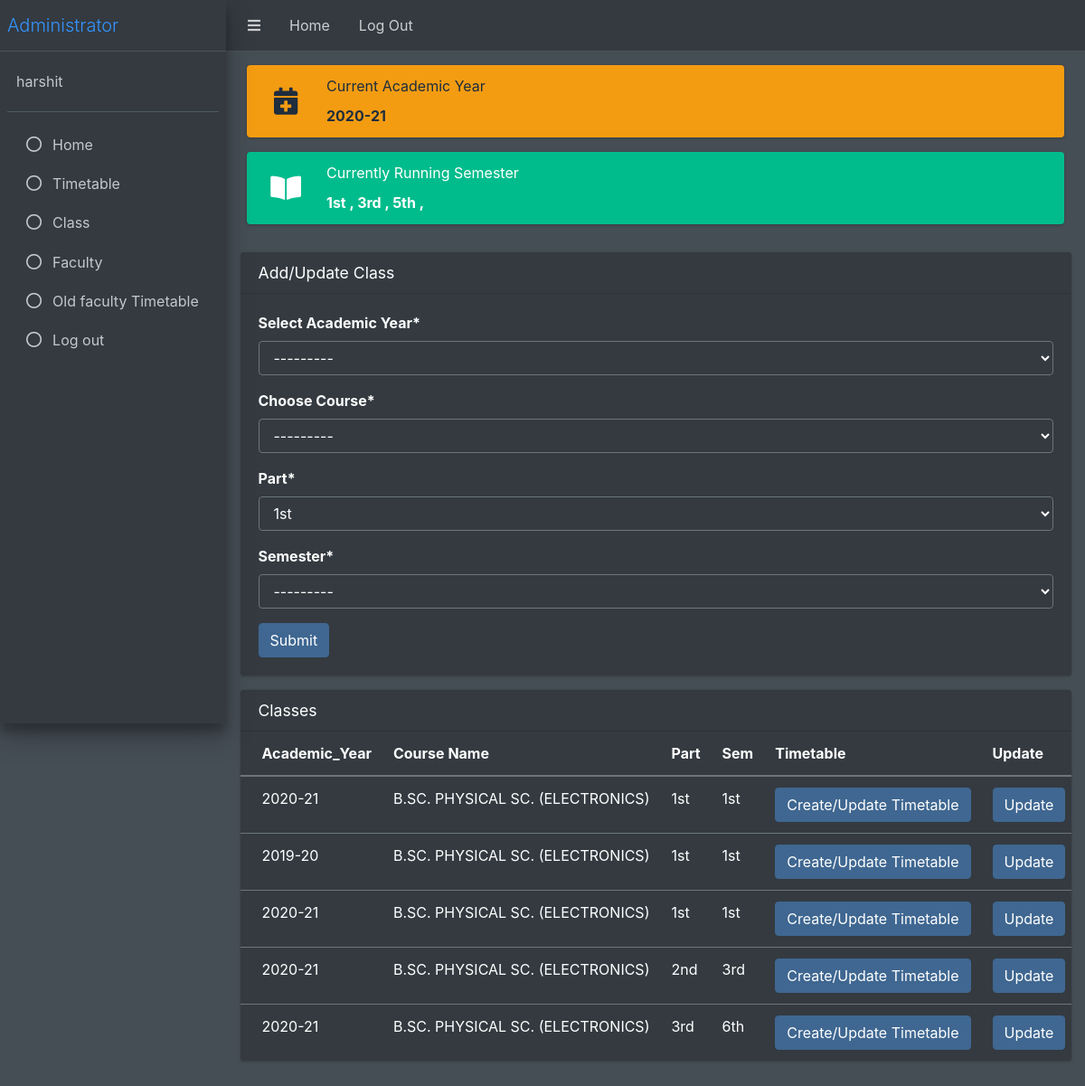
Page /Create_Class (signed in) on the committed database.
### webapp/models.py (models this page shows, shortened)
class year(models.Model):
    academic_year = models.CharField(max_length=100, default="2019-20", verbose_name="Academic Year")
    show = models.BooleanField(verbose_name="Tick if this is the current year")
    def __str__(self):
        return str(self.academic_year)

class sem(models.Model):
    semester = models.CharField(max_length=100, choices=SEM_CHOICES, default='1st', null=True,
                                verbose_name="Choose Semester")
    show1 = models.BooleanField(verbose_name="Tick if this is the current going semester")
    def __str__(self):
        return str(self.semester)

class Course(models.Model):
    course_code = models.CharField(max_length=10, default="CODE", unique=True)
    course_name = models.CharField(max_length=200, default="Name", unique=True)
    def __str__(self):
        return str(self.course_name)

class table1(models.Model):
    academic_year1 = models.ForeignKey('year', on_delete=models.CASCADE, null=True, verbose_name="Select Academic Year")
    course_name = models.ForeignKey('Course', on_delete=models.CASCADE, null=True, verbose_name="Choose Course")
    part1 = models.CharField(max_length=100, choices=PART_CHOICES, default='1st', null=True, verbose_name="Part")
    sem1 = models.ForeignKey('sem', on_delete=models.CASCADE, null=True, verbose_name="Semester")

### webapp/views.py (the view)
# urls.py: path('Create_Class', create_class, name="cclass"),
@login_required(login_url='/Login_User')
def create_class(request):
    if request.method == "POST":
        tfrm1 = timetable_form1(request.POST)
        if tfrm1.is_valid():
            tfrm1.save()
            tfrm1 = timetable_form1()
            t = table1.objects.all()
            s = sem.objects.all()
            a = year.objects.all()
            messages.success(request, "Successfully Created")
            return render(request, "Class.html", context={'tfrm1': tfrm1, 't': t, 's': s, 'a': a})
        else:
            messages.error(request, "Please enter the data correctly")
            tfrm1 = timetable_form1()
            t = table1.objects.all()
            s = sem.objects.all()
            a = year.objects.all()
            return render(request, "Class.html", context={'tfrm1': tfrm1, 't': t, 's': s, 'a': a})
    else:
        tfrm1 = timetable_form1()
        t = table1.objects.all()
        s = sem.objects.all()
        a = year.objects.all()
        return render(request, "Class.html", context={'tfrm1': tfrm1, 't': t, 's': s, 'a': a})

### webapp/templates/Class.html (shortened to what this page needs)
{% extends "Admin-Panel.html" %} {% load static %} {% block content %}{% load crispy_forms_tags %}
        <div class="content-wrapper">
            <div class="content-header">
                <div class="container-fluid">
                   <div class="col-md-12">
                        <div class="info-box mb-3 bg-warning">
                            <span class="info-box-icon"><i class="fas fa-calendar-plus"></i></span>
                            <div class="info-box-content">
                                <span class="info-box-text">Current Academic Year</span>
                                {% for f in a %}
                                {% if f.show == True %}
                                <span class="info-box-number">{{ f.academic_year }}</span>
                                {% endif %}
                                {% endfor %}
                            </div>
                        </div>
                        <div class="info-box mb-3 bg-success">
                            <span class="info-box-icon"><i class="fa fa-book-open"></i></span>
                            <div class="info-box-content">
                                <span class="info-box-text">Currently Running Semester</span>
                                <span class="info-box-number">{% for d in s %} {% if d.show1 == True %}{{ d.semester }} , {% endif %}{% endfor %} </span>
                            </div>
                        </div>
                    </div>
                </div>
            </div>
            <section class="content">
                <div class="container-fluid">
                    <div class="row">
                        <div class="col-md-12">
                            <div class="card">
                                <div class="card-header">
                                    <h5 class="card-title">Add/Update Class</h5>
                                </div>
                                <div class="card-body">
                                    <div class="row">
                                        <div class="col-md-12">
                                            <form action="" method="post">
                                        {{ tfrm1|crispy }}
 <button class="btn btn-primary" type="submit">Submit</button>
                                            </form>
                                        </div>
                                    </div>
                                </div>
                            </div>
                        </div>
                    </div>
                    <div class="row">
                        <div class="col-md-12">
                            <div class="card">
                                <div class="card-header">
                                    <h3 class="card-title">Classes</h3>
                                </div>
                                <div class="card-body table-responsive p-0">
                                    <table class="table table-hover text-nowrap">
                                        <thead>
                                            <tr>
                                                    <th >Academic_Year</th>
      <th>Course Name</th>
      <th>Part</th>
        <th>Sem</th>
        <th>Timetable</th>
        <th>Update</th>
                                            </tr>
                                        </thead>
                                        <tbody>
                                        {% for d in t %}
                                            <tr>
                                                    <td>{{ d.academic_year1 }}</td>
      <td>{{ d.course_name }}</td>
        <td>{{ d.part1 }}</td>
        <td>{{ d.sem1 }}</td>
<td><a href="/Create_Table/{{ d.id }}" class="btn btn-primary ">Create/Update Timetable</a></td>
   <td><a href="/Update_Class/{{ d.id }}" class="btn btn-primary">Update</a></td>
                                            </tr>{% endfor %}
                                        </tbody>
                                    </table>
                                </div>
                            </div>
                        </div>
                    </div>
                </div>
        </div>
   {% endblock %}

### webapp/templates/Admin-Panel.html (shortened to what this page needs)
{% load static %}
    <!DOCTYPE html>
<html lang="en">
<head>
    <link rel="stylesheet" href="https://cdnjs.cloudflare.com/ajax/libs/font-awesome/5.15.3/css/all.min.css" />
    <link rel="stylesheet" href="{% static  'dataTables.bootstrap4.min.css' %} ">
    <link rel="stylesheet" href="{% static  'responsive.bootstrap4.min.css' %} ">
    <link rel="stylesheet" href="{% static  'buttons.bootstrap4.min.css' %}">
    <link rel="stylesheet" href="{% static  'adminlte.min.css' %} ">
    <link rel="stylesheet" href="{% static  'all.min.css' %} ">
    <link rel="stylesheet" href="{% static  'OverlayScrollbars.min.css' %} ">
</head>
<body class="hold-transition dark-mode sidebar-mini layout-fixed layout-navbar-fixed layout-footer-fixed">
    <div class="wrapper">
        <nav class="main-header navbar navbar-expand navbar-dark">
            <ul class="navbar-nav">
                <li class="nav-item">
                    <a class="nav-link" data-widget="pushmenu" href="#" role="button"><i class="fas fa-bars"></i></a>
                </li>
                <li class="nav-item d-none d-sm-inline-block">
                    <a href="/Admin-Panel" class="nav-link">Home</a>
                </li>
                <li class="nav-item d-none d-sm-inline-block">
                    <a href="/Logout_User/" class="nav-link">Log Out</a>
                </li>
            </ul>
        </nav>
        <aside class="main-sidebar sidebar-dark-primary elevation-4">
            <a href="/Admin-Panel" class="brand-link">
                <span class="brand-text font-weight-light">Administrator</span>
            </a>
            <div class="sidebar">
                <div class="user-panel mt-3 pb-3 mb-3 d-flex">
                    <div class="info">
                        <a href="/Add_User" class="d-block"> {{request.user}}</a>
                    </div>
                </div>
                <nav class="mt-2">
                    <ul class="nav nav-pills nav-sidebar flex-column" data-widget="treeview" role="menu" data-accordion="false">
                        <li class="nav-item menu-open">
                            <ul class="nav nav-treeview">
                                <li class="nav-item">
                                    <a href="/Admin-Panel" class="nav-link">
                                        <i class="far fa-circle nav-icon"></i>
                                        <p>Home</p>
                                    </a>
                                </li>
                                <li class="nav-item">
                                    <a href="/Create_Class" class="nav-link">
                                        <i class="far fa-circle nav-icon"></i>
                                        <p>Timetable</p>
                                    </a>
                                </li>
                                <li class="nav-item">
                                    <a href="/Create_Class" class="nav-link ">
                                        <i class="far fa-circle nav-icon"></i>
                                        <p>Class</p>
                                    </a>
                                </li>
                                <li class="nav-item">
                                    <a href="/Create_Faculty" class="nav-link">
                                        <i class="far fa-circle nav-icon"></i>
                                        <p>Faculty</p>
                                    </a>
                                </li>
                                <li class="nav-item">
                                    <a href="/Search_old_faculty_timetable" class="nav-link">
                                        <i class="far fa-circle nav-icon"></i>
                                        <p>Old faculty Timetable</p>
                                    </a>
                                </li>
                                <li class="nav-item">
                                    <a href="/Logout_User/" class="nav-link">
                                        <i class="far fa-circle nav-icon"></i>
                                        <p>Log out</p>
                                    </a>
                                </li>
                            </ul>
                        </li>
                </nav>
            </div>
        </aside>
{% block content %}{% endblock %}
</body>
</html>

### rows in the picture
year: academic_year "2020-21"
sem: semester "1st"
sem: semester "3rd"
sem: semester "5th"
Course: course_name "---------"
table1: academic_year1 "2020-21", course_name "B.SC. PHYSICAL SC. (ELECTRONICS)", part1 "1st", sem1 "1st"
table1: academic_year1 "2019-20", course_name "B.SC. PHYSICAL SC. (ELECTRONICS)", part1 "1st", sem1 "1st"
table1: academic_year1 "2020-21", course_name "B.SC. PHYSICAL SC. (ELECTRONICS)", part1 "1st", sem1 "1st"
table1: academic_year1 "2020-21", course_name "B.SC. PHYSICAL SC. (ELECTRONICS)", part1 "2nd", sem1 "3rd"
table1: academic_year1 "2020-21", course_name "B.SC. PHYSICAL SC. (ELECTRONICS)", part1 "3rd", sem1 "6th"

### other values in the picture
{{ request.user }} "harshit"
